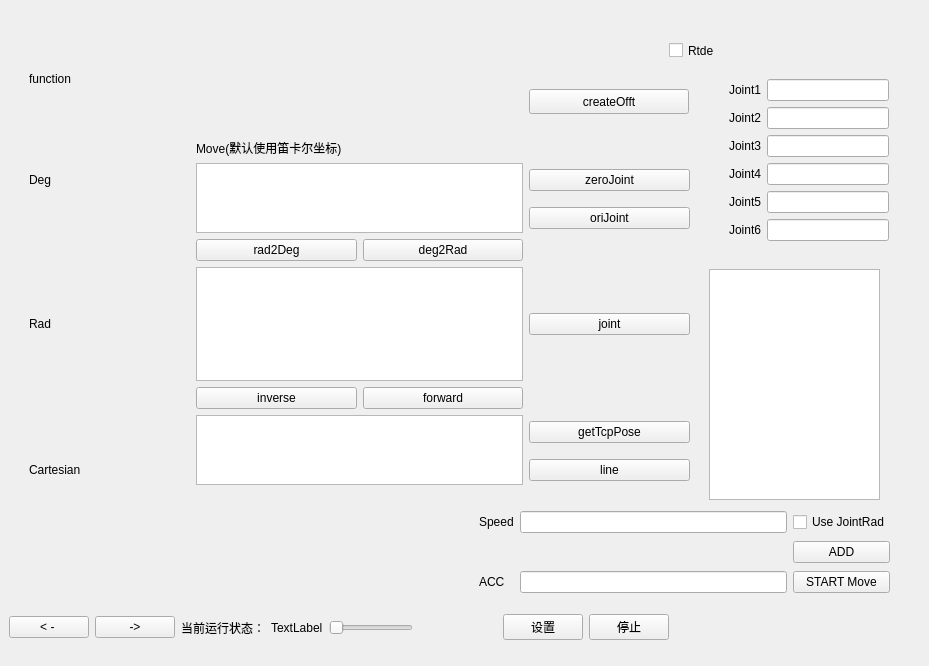
<?xml version="1.0" encoding="UTF-8"?>
<ui version="4.0">
 <class>Widget</class>
 <widget class="QWidget" name="Widget">
  <property name="geometry">
   <rect>
    <x>0</x>
    <y>0</y>
    <width>929</width>
    <height>666</height>
   </rect>
  </property>
  <property name="windowTitle">
   <string>Widget</string>
  </property>
  <widget class="QStackedWidget" name="stackedWidget">
   <property name="geometry">
    <rect>
     <x>9</x>
     <y>9</y>
     <width>896</width>
     <height>596</height>
    </rect>
   </property>
   <property name="currentIndex">
    <number>1</number>
   </property>
   <widget class="QWidget" name="page">
    <widget class="QPushButton" name="firstPointBtn">
     <property name="geometry">
      <rect>
       <x>40</x>
       <y>70</y>
       <width>89</width>
       <height>25</height>
      </rect>
     </property>
     <property name="text">
      <string>firstPoint</string>
     </property>
    </widget>
    <widget class="QLineEdit" name="ACCText">
     <property name="geometry">
      <rect>
       <x>640</x>
       <y>120</y>
       <width>113</width>
       <height>25</height>
      </rect>
     </property>
    </widget>
    <widget class="QLabel" name="label_3">
     <property name="geometry">
      <rect>
       <x>640</x>
       <y>100</y>
       <width>67</width>
       <height>17</height>
      </rect>
     </property>
     <property name="text">
      <string>ACC</string>
     </property>
    </widget>
    <widget class="QPushButton" name="startBtn">
     <property name="geometry">
      <rect>
       <x>520</x>
       <y>210</y>
       <width>89</width>
       <height>25</height>
      </rect>
     </property>
     <property name="text">
      <string>start</string>
     </property>
    </widget>
    <widget class="QLineEdit" name="speedText">
     <property name="geometry">
      <rect>
       <x>640</x>
       <y>60</y>
       <width>113</width>
       <height>25</height>
      </rect>
     </property>
    </widget>
    <widget class="QPushButton" name="secondPointBtn">
     <property name="geometry">
      <rect>
       <x>40</x>
       <y>110</y>
       <width>89</width>
       <height>25</height>
      </rect>
     </property>
     <property name="text">
      <string>secondPoint</string>
     </property>
    </widget>
    <widget class="QPushButton" name="thirdPointBtn">
     <property name="geometry">
      <rect>
       <x>40</x>
       <y>150</y>
       <width>89</width>
       <height>25</height>
      </rect>
     </property>
     <property name="text">
      <string>thirdPoint</string>
     </property>
    </widget>
    <widget class="QLabel" name="label_2">
     <property name="geometry">
      <rect>
       <x>650</x>
       <y>30</y>
       <width>67</width>
       <height>17</height>
      </rect>
     </property>
     <property name="text">
      <string>speed</string>
     </property>
    </widget>
    <widget class="QTextBrowser" name="textBrowser">
     <property name="geometry">
      <rect>
       <x>40</x>
       <y>340</y>
       <width>256</width>
       <height>192</height>
      </rect>
     </property>
    </widget>
    <widget class="QPushButton" name="weaveBtn">
     <property name="geometry">
      <rect>
       <x>520</x>
       <y>250</y>
       <width>89</width>
       <height>25</height>
      </rect>
     </property>
     <property name="text">
      <string>weave</string>
     </property>
    </widget>
    <widget class="QPushButton" name="addLineBtn">
     <property name="geometry">
      <rect>
       <x>40</x>
       <y>20</y>
       <width>89</width>
       <height>25</height>
      </rect>
     </property>
     <property name="text">
      <string>Line</string>
     </property>
    </widget>
    <widget class="QPushButton" name="addCirBtn">
     <property name="geometry">
      <rect>
       <x>150</x>
       <y>20</y>
       <width>89</width>
       <height>25</height>
      </rect>
     </property>
     <property name="text">
      <string>Cir</string>
     </property>
    </widget>
    <widget class="QCheckBox" name="rtdeCheckBox_2">
     <property name="geometry">
      <rect>
       <x>450</x>
       <y>30</y>
       <width>171</width>
       <height>51</height>
      </rect>
     </property>
     <property name="text">
      <string>是否开启自动重新上电</string>
     </property>
    </widget>
   </widget>
   <widget class="QWidget" name="page_2">
    <widget class="QCheckBox" name="rtdeCheckBox">
     <property name="geometry">
      <rect>
       <x>660</x>
       <y>30</y>
       <width>92</width>
       <height>23</height>
      </rect>
     </property>
     <property name="text">
      <string>Rtde</string>
     </property>
    </widget>
    <widget class="QTextBrowser" name="output_Browser">
     <property name="geometry">
      <rect>
       <x>700</x>
       <y>260</y>
       <width>171</width>
       <height>231</height>
      </rect>
     </property>
    </widget>
    <widget class="QWidget" name="horizontalLayoutWidget_2">
     <property name="geometry">
      <rect>
       <x>20</x>
       <y>30</y>
       <width>326</width>
       <height>80</height>
      </rect>
     </property>
     <layout class="QHBoxLayout" name="horizontalLayout_4">
      <item>
       <widget class="QLabel" name="curSpeed_Label_2">
        <property name="text">
         <string>function</string>
        </property>
       </widget>
      </item>
     </layout>
    </widget>
    <widget class="QWidget" name="horizontalLayoutWidget_3">
     <property name="geometry">
      <rect>
       <x>20</x>
       <y>130</y>
       <width>661</width>
       <height>346</height>
      </rect>
     </property>
     <layout class="QGridLayout" name="gridLayout_2" columnminimumwidth="0,8,0,0,0">
      <item row="3" column="1">
       <widget class="QLabel" name="label_6">
        <property name="text">
         <string>Deg</string>
        </property>
       </widget>
      </item>
      <item row="8" column="2" colspan="2">
       <widget class="QTextEdit" name="rad_textEdit"/>
      </item>
      <item row="8" column="1">
       <widget class="QLabel" name="label_7">
        <property name="text">
         <string>Rad</string>
        </property>
       </widget>
      </item>
      <item row="9" column="2">
       <widget class="QPushButton" name="inverse_Btn">
        <property name="text">
         <string>inverse</string>
        </property>
       </widget>
      </item>
      <item row="3" column="4">
       <widget class="QPushButton" name="zeroJoint_Btn">
        <property name="text">
         <string>zeroJoint</string>
        </property>
       </widget>
      </item>
      <item row="6" column="3">
       <widget class="QPushButton" name="deg2Rad_Btn">
        <property name="text">
         <string>deg2Rad</string>
        </property>
       </widget>
      </item>
      <item row="6" column="2">
       <widget class="QPushButton" name="rad2Deg_Btn">
        <property name="text">
         <string>rad2Deg</string>
        </property>
       </widget>
      </item>
      <item row="8" column="4">
       <widget class="QPushButton" name="jointMove_Btn">
        <property name="text">
         <string>joint</string>
        </property>
       </widget>
      </item>
      <item row="0" column="2" colspan="2">
       <widget class="QLabel" name="curSpeed_Label_3">
        <property name="text">
         <string>Move(默认使用笛卡尔坐标)</string>
        </property>
       </widget>
      </item>
      <item row="10" column="2" rowspan="2" colspan="2">
       <widget class="QTextEdit" name="cartesian_textEdit"/>
      </item>
      <item row="11" column="4">
       <widget class="QPushButton" name="lineMove_Btn">
        <property name="text">
         <string>line</string>
        </property>
       </widget>
      </item>
      <item row="11" column="1">
       <widget class="QLabel" name="label_14">
        <property name="text">
         <string>Cartesian</string>
        </property>
       </widget>
      </item>
      <item row="9" column="3">
       <widget class="QPushButton" name="forward_Btn">
        <property name="text">
         <string>forward</string>
        </property>
       </widget>
      </item>
      <item row="10" column="4">
       <widget class="QPushButton" name="getTcpPose_Btn">
        <property name="text">
         <string>getTcpPose</string>
        </property>
       </widget>
      </item>
      <item row="4" column="4">
       <widget class="QPushButton" name="oriJoint_Btn">
        <property name="text">
         <string>oriJoint</string>
        </property>
       </widget>
      </item>
      <item row="3" column="2" rowspan="2" colspan="2">
       <widget class="QTextEdit" name="deg_textEdit"/>
      </item>
     </layout>
    </widget>
    <widget class="QWidget" name="layoutWidget">
     <property name="geometry">
      <rect>
       <x>470</x>
       <y>500</y>
       <width>411</width>
       <height>89</height>
      </rect>
     </property>
     <layout class="QGridLayout" name="gridLayout">
      <item row="0" column="1">
       <widget class="QLabel" name="label">
        <property name="text">
         <string>Speed</string>
        </property>
       </widget>
      </item>
      <item row="2" column="2">
       <widget class="QLineEdit" name="moveAcc_Edit"/>
      </item>
      <item row="2" column="1">
       <widget class="QLabel" name="label_5">
        <property name="text">
         <string>ACC</string>
        </property>
       </widget>
      </item>
      <item row="0" column="2">
       <widget class="QLineEdit" name="moveSpeed_Edit"/>
      </item>
      <item row="2" column="3">
       <widget class="QPushButton" name="startMove_Btn">
        <property name="text">
         <string>START Move</string>
        </property>
       </widget>
      </item>
      <item row="1" column="3">
       <widget class="QPushButton" name="Add_Btn">
        <property name="text">
         <string>ADD</string>
        </property>
       </widget>
      </item>
      <item row="0" column="3">
       <widget class="QCheckBox" name="useRad_CheckBox">
        <property name="text">
         <string>Use JointRad</string>
        </property>
       </widget>
      </item>
     </layout>
    </widget>
    <widget class="QWidget" name="formLayoutWidget">
     <property name="geometry">
      <rect>
       <x>720</x>
       <y>70</y>
       <width>160</width>
       <height>182</height>
      </rect>
     </property>
     <layout class="QFormLayout" name="formLayout">
      <item row="0" column="0">
       <widget class="QLabel" name="label_8">
        <property name="text">
         <string>Joint1</string>
        </property>
       </widget>
      </item>
      <item row="1" column="0">
       <widget class="QLabel" name="label_9">
        <property name="text">
         <string>Joint2</string>
        </property>
       </widget>
      </item>
      <item row="2" column="0">
       <widget class="QLabel" name="label_10">
        <property name="text">
         <string>Joint3</string>
        </property>
       </widget>
      </item>
      <item row="3" column="0">
       <widget class="QLabel" name="label_11">
        <property name="text">
         <string>Joint4</string>
        </property>
       </widget>
      </item>
      <item row="4" column="0">
       <widget class="QLabel" name="label_12">
        <property name="text">
         <string>Joint5</string>
        </property>
       </widget>
      </item>
      <item row="5" column="0">
       <widget class="QLabel" name="label_13">
        <property name="text">
         <string>Joint6</string>
        </property>
       </widget>
      </item>
      <item row="0" column="1">
       <widget class="QLineEdit" name="lineEdit"/>
      </item>
      <item row="1" column="1">
       <widget class="QLineEdit" name="lineEdit_2"/>
      </item>
      <item row="2" column="1">
       <widget class="QLineEdit" name="lineEdit_3"/>
      </item>
      <item row="3" column="1">
       <widget class="QLineEdit" name="lineEdit_4"/>
      </item>
      <item row="4" column="1">
       <widget class="QLineEdit" name="lineEdit_5"/>
      </item>
      <item row="5" column="1">
       <widget class="QLineEdit" name="lineEdit_6"/>
      </item>
     </layout>
    </widget>
    <widget class="QPushButton" name="createOfft_Btn">
     <property name="geometry">
      <rect>
       <x>520</x>
       <y>80</y>
       <width>160</width>
       <height>25</height>
      </rect>
     </property>
     <property name="text">
      <string>createOfft</string>
     </property>
    </widget>
   </widget>
  </widget>
  <widget class="QWidget" name="horizontalLayoutWidget">
   <property name="geometry">
    <rect>
     <x>9</x>
     <y>611</y>
     <width>660</width>
     <height>33</height>
    </rect>
   </property>
   <layout class="QHBoxLayout" name="horizontalLayout">
    <item>
     <widget class="QPushButton" name="stackForwordPage">
      <property name="text">
       <string>&lt; - </string>
      </property>
     </widget>
    </item>
    <item>
     <widget class="QPushButton" name="stackNextPage">
      <property name="text">
       <string>-&gt;</string>
      </property>
     </widget>
    </item>
    <item>
     <widget class="QLabel" name="label_4">
      <property name="text">
       <string>当前运行状态：</string>
      </property>
     </widget>
    </item>
    <item>
     <widget class="QLabel" name="curSpeed_Label">
      <property name="text">
       <string>TextLabel</string>
      </property>
     </widget>
    </item>
    <item>
     <widget class="QSlider" name="speed_Slider">
      <property name="orientation">
       <enum>Qt::Horizontal</enum>
      </property>
     </widget>
    </item>
    <item>
     <spacer name="horizontalSpacer">
      <property name="orientation">
       <enum>Qt::Horizontal</enum>
      </property>
      <property name="sizeHint" stdset="0">
       <size>
        <width>40</width>
        <height>20</height>
       </size>
      </property>
     </spacer>
    </item>
    <item>
     <widget class="QPushButton" name="settingPage_Btn">
      <property name="text">
       <string>设置</string>
      </property>
     </widget>
    </item>
    <item>
     <widget class="QPushButton" name="stop_Btn">
      <property name="text">
       <string>停止</string>
      </property>
     </widget>
    </item>
   </layout>
  </widget>
 </widget>
 <resources/>
 <connections/>
</ui>
